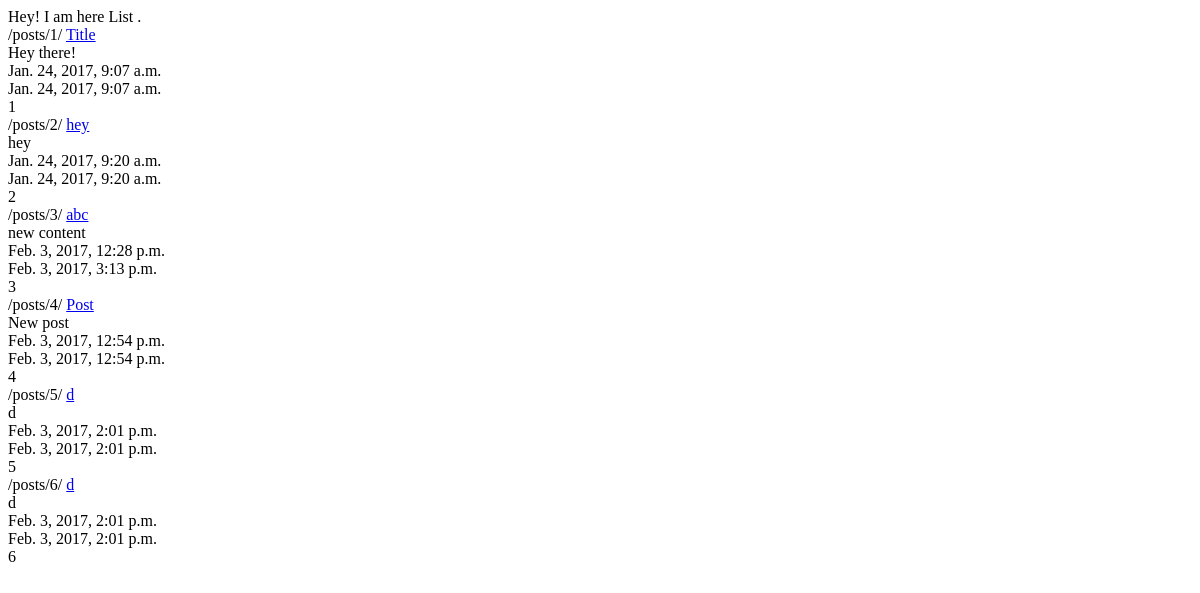
The app's page /posts/, older data.
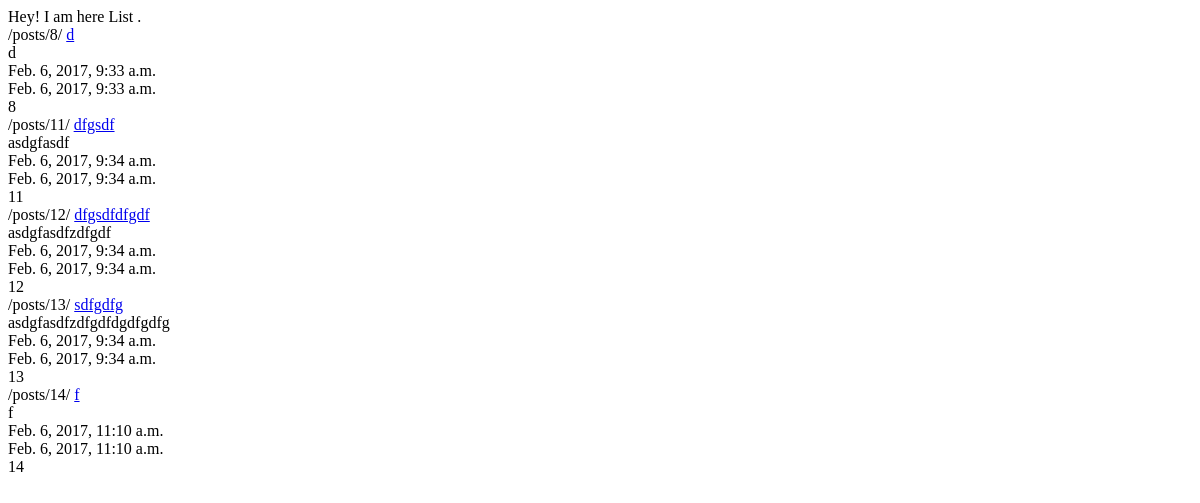
The same page, newer data.
### posts/models.py (models this page shows, shortened)
class Post(models.Model):
	title = models.CharField(max_length=120)
	content = models.TextField()
	updated = models.DateTimeField(auto_now=True, auto_now_add=False)
	timestamp = models.DateTimeField(auto_now=False, auto_now_add=True)
	def get_absolute_url(self):
		return reverse("detail", kwargs={"id" : self.id})

### posts/views.py (the view)
def post_list(request):
	queryset = Post.objects.all()
	context = {
			"object_list": queryset,
			"title" : "List",
		}
	return render (request, "base.html", context)

### templates/base.html (shortened to what this page needs)
<!DOCTYPE html>
<html>
<head>
</head>
<body>
<div class='container'>
{% block content %}
Hey!  I am here {{title}} . </br>
{% for object in object_list %}
{% url "detail" id=object.id %}
<a href='{{object.get_absolute_url}}'>{{object.title}} </a></br>
{{object.content}} </br>
{{object.timestamp}} </br>
{{object.updated}} </br>
{{object.id}} </br>
{% endfor %}
{% endblock content %}
</div>
</body>
</html>

Row changes from the older to the newer data that the page shows:
removed Post: id "/posts/1/", title "Title", content "Hey there!", timestamp "Jan. 24, 2017, 9:07 a.m.", updated "Jan. 24, 2017, 9:07 a.m.", id "1"
removed Post: id "/posts/2/", title "hey", content "hey", timestamp "Jan. 24, 2017, 9:20 a.m.", updated "Jan. 24, 2017, 9:20 a.m.", id "2"
removed Post: id "/posts/3/", title "abc", content "new content", timestamp "Feb. 3, 2017, 12:28 p.m.", updated "Feb. 3, 2017, 3:13 p.m.", id "3"
removed Post: id "/posts/4/", title "Post", content "New post", timestamp "Feb. 3, 2017, 12:54 p.m.", updated "Feb. 3, 2017, 12:54 p.m.", id "4"
removed Post: id "/posts/5/", title "d", content "d", timestamp "Feb. 3, 2017, 2:01 p.m.", updated "Feb. 3, 2017, 2:01 p.m.", id "5"
removed Post: id "/posts/6/", title "d", content "d", timestamp "Feb. 3, 2017, 2:01 p.m.", updated "Feb. 3, 2017, 2:01 p.m.", id "6"
added Post: id "/posts/8/", title "d", content "d", timestamp "Feb. 6, 2017, 9:33 a.m.", updated "Feb. 6, 2017, 9:33 a.m.", id "8"
added Post: id "/posts/11/", title "dfgsdf", content "asdgfasdf", timestamp "Feb. 6, 2017, 9:34 a.m.", updated "Feb. 6, 2017, 9:34 a.m.", id "11"
added Post: id "/posts/12/", title "dfgsdfdfgdf", content "asdgfasdfzdfgdf", timestamp "Feb. 6, 2017, 9:34 a.m.", updated "Feb. 6, 2017, 9:34 a.m.", id "12"
added Post: id "/posts/13/", title "sdfgdfg", content "asdgfasdfzdfgdfdgdfgdfg", timestamp "Feb. 6, 2017, 9:34 a.m.", updated "Feb. 6, 2017, 9:34 a.m.", id "13"
added Post: id "/posts/14/", title "f", content "f", timestamp "Feb. 6, 2017, 11:10 a.m.", updated "Feb. 6, 2017, 11:10 a.m.", id "14"
